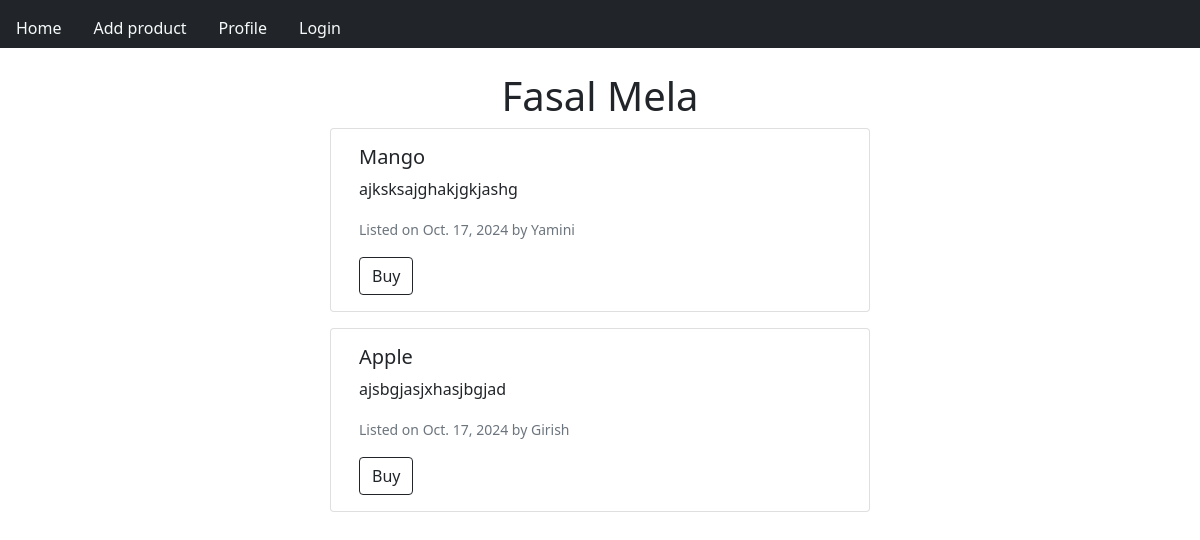
The page / on the database its author committed.
### base/models.py (models this page shows, shortened)
class Item(models.Model):
    title = models.CharField(max_length=100)
    price = models.FloatField()
    category = models.ManyToManyField(Category)
    label = models.CharField(max_length=100)
    description = models.TextField()
    listedBy = models.ForeignKey(User, on_delete=models.CASCADE)
    listedAt = models.DateTimeField(auto_now_add=True)
    updatedAt = models.DateTimeField(auto_now=True)

### base/views.py (the view)
# urls.py: path('', views.index, name='index'),
def index(request):
    items = Item.objects.all()
    context = {
        'items': items
    }
    return render(request, 'home.html', context)

### templates/home.html
{% extends 'base.html' %}
{% block content %}
<h1 class="text-center pt-4">Fasal Mela</h1>
{% for item in items %}
<div class="card mb-3 container d-flex justify-content-centero" style="max-width: 540px;">
    <div class="row g-0">
        <div class="col-md-8">
            <div class="card-body">
                <h5 class="card-title">{{ item.title }}</h5>
                <p class="card-text">{{ item.description }}</p>
                <p class="card-text"><small class="text-muted">Listed on {{ item.listedAt|date }} by {{ item.listedBy }}</small></p>
                <a href="{% url 'buyItem' item.id %}" class="btn btn-outline-dark">Buy</a>
            </div>
        </div>
    </div>
</div>
{% endfor %}
{% endblock %}

### rows shown on the page
Item: title "Mango", description "ajksksajghakjgkjashg", listedAt "Oct. 17, 2024", listedBy "Yamini"
Item: title "Apple", description "ajsbgjasjxhasjbgjad", listedAt "Oct. 17, 2024", listedBy "Girish"
